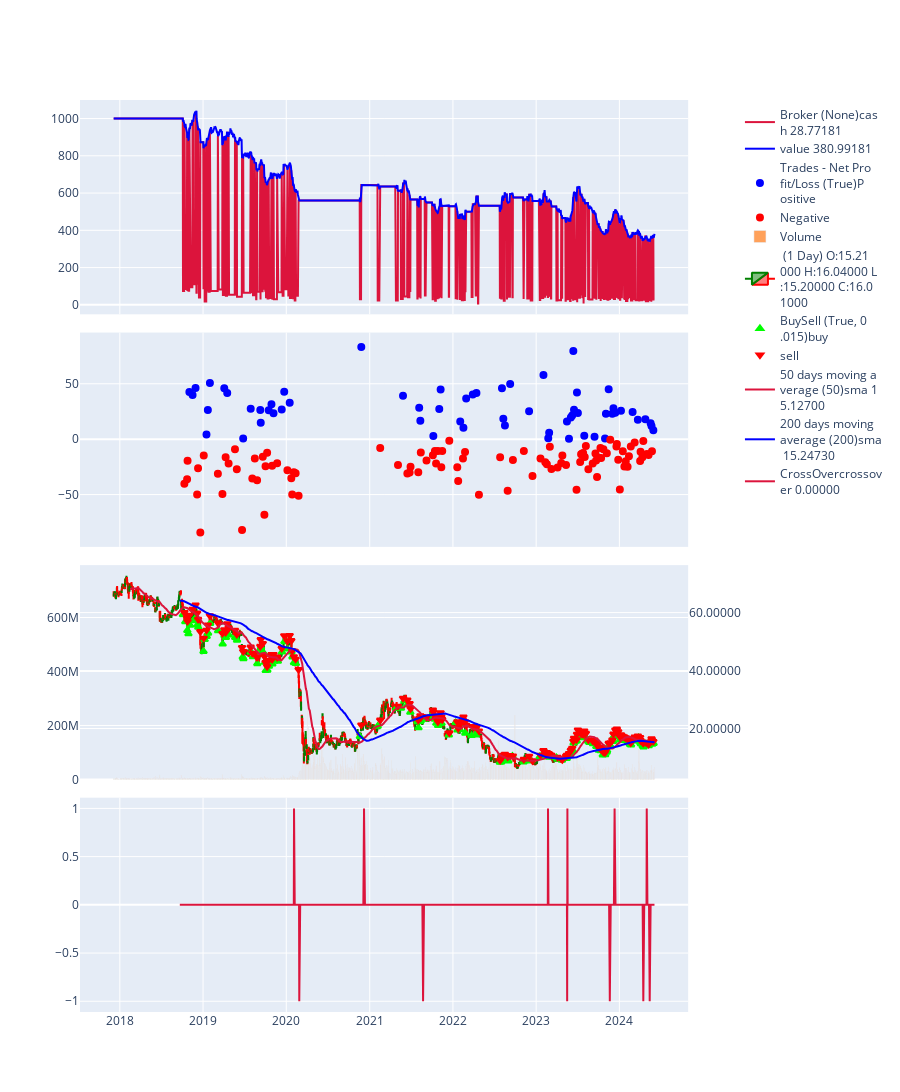

Notebook code cell kept with this figure:
### Code cell
import backtrader as bt
import pandas as pd

# import the package after installation
from backtrader_plotly.plotter import BacktraderPlotly
from backtrader_plotly.scheme import PlotScheme
import plotly.io

# 初始化回測引擎
cerebro = bt.Cerebro()
cerebro.addstrategy(GoldenCross)
cerebro.adddata(data)
# 设置交易佣金为 0.2%
cerebro.broker.setcommission(commission=0.001)  # 0.2% 的佣金
cerebro.broker.setcash(1000.0)

# 執行回測
results = cerebro.run()

# define plot scheme with new additional scheme arguments
scheme = PlotScheme(decimal_places=5, max_legend_text_width=16)

figs = cerebro.plot(BacktraderPlotly(show=False, scheme=scheme))

# directly manipulate object using methods provided by `plotly`
for i, each_run in enumerate(figs):
    for j, each_strategy_fig in enumerate(each_run):
        # open plot in browser
        each_strategy_fig.show()

        # save the html of the plot to a variable
        html = plotly.io.to_html(each_strategy_fig, full_html=False)

        # write html to disk
        plotly.io.write_html(each_strategy_fig, f'{i}_{j}.html', full_html=True)

### Figure 1 — Plotly figure (JSON) as saved in the notebook; plotly's stock layout.template omitted (floating-point values rounded to 4 significant figures; data arrays with more than 128 entries replaced by an {"elided": "..."} marker saying what was removed)
{"data": [{"line": {"color": "crimson", "width": 2}, "name": "Broker (None)cas<br>h 28.77181", "opacity": 1, "type": "scatter", "x": {"elided": "1633 str values"}, "xaxis": "x", "y": {"elided": "1633 float values"}, "yaxis": "y"}, {"line": {"color": "rgb(0, 0, 255)", "width": 2}, "name": "value 380.99181", "opacity": 1, "type": "scatter", "x": {"elided": "1633 str values"}, "xaxis": "x", "y": {"elided": "1633 float values"}, "yaxis": "y"}, {"line": {"color": "rgb(0, 0, 255)", "width": 2}, "marker": {"line": {"color": "rgb(0, 0, 255)", "width": 2}, "symbol": "circle"}, "mode": "markers", "name": "Trades - Net Pro<br>fit/Loss (True)P<br>ositive", "opacity": 1, "type": "scatter", "x": {"elided": "1633 str values"}, "xaxis": "x2", "y": {"elided": "1633 float values"}, "yaxis": "y3"}, {"line": {"color": "rgb(255, 0, 0)", "width": 2}, "marker": {"line": {"color": "rgb(255, 0, 0)", "width": 2}, "symbol": "circle"}, "mode": "markers", "name": "Negative", "opacity": 1, "type": "scatter", "x": {"elided": "1633 str values"}, "xaxis": "x2", "y": {"elided": "1633 float values"}, "yaxis": "y3"}, {"name": "Volume", "type": "bar", "x": {"elided": "1633 str values"}, "xaxis": "x3", "y": {"elided": "1633 int values"}, "yaxis": "y5"}, {"close": {"elided": "1633 float values"}, "decreasing": {"line": {"color": "red"}}, "high": {"elided": "1633 float values"}, "increasing": {"line": {"color": "green"}}, "low": {"elided": "1633 float values"}, "name": " (1 Day) O:15.21<br>000 H:16.04000 L<br>:15.20000 C:16.0<br>1000", "open": {"elided": "1633 float values"}, "type": "candlestick", "x": {"elided": "1633 str values"}, "xaxis": "x3", "yaxis": "y6"}, {"line": {"color": "lime", "width": 2}, "marker": {"line": {"color": "lime", "width": 2}, "symbol": "triangle-up"}, "mode": "markers", "name": "BuySell (True, 0<br>.015)buy", "opacity": 1, "type": "scatter", "x": {"elided": "1633 str values"}, "xaxis": "x3", "y": {"elided": "1633 float values"}, "yaxis": "y6"}, {"line": {"color": "rgb(255, 0, 0)", "width": 2}, "marker": {"line": {"color": "rgb(255, 0, 0)", "width": 2}, "symbol": "triangle-down"}, "mode": "markers", "name": "sell", "opacity": 1, "type": "scatter", "x": {"elided": "1633 str values"}, "xaxis": "x3", "y": {"elided": "1633 float values"}, "yaxis": "y6"}, {"line": {"color": "crimson", "width": 2}, "name": "50 days moving a<br>verage (50)sma 1<br>5.12700", "opacity": 1, "type": "scatter", "x": {"elided": "1633 str values"}, "xaxis": "x3", "y": {"elided": "1633 float values"}, "yaxis": "y6"}, {"line": {"color": "rgb(0, 0, 255)", "width": 2}, "name": "200 days moving <br>average (200)sma<br> 15.24730", "opacity": 1, "type": "scatter", "x": {"elided": "1633 str values"}, "xaxis": "x3", "y": {"elided": "1633 float values"}, "yaxis": "y6"}, {"line": {"color": "crimson", "width": 2}, "name": "CrossOvercrossov<br>er 0.00000", "opacity": 1, "type": "scatter", "x": {"elided": "1633 str values"}, "xaxis": "x4", "y": {"elided": "1633 int values"}, "yaxis": "y7"}], "layout": {"height": 1280, "hovermode": "x unified", "xaxis": {"anchor": "y", "domain": [0, 0.94], "matches": "x4", "showticklabels": false}, "xaxis2": {"anchor": "y3", "domain": [0, 0.94], "matches": "x4", "showticklabels": false}, "xaxis3": {"anchor": "y5", "domain": [0, 0.94], "matches": "x4", "rangeslider": {"visible": false}, "showticklabels": false}, "xaxis4": {"anchor": "y7", "domain": [0, 0.94]}, "yaxis": {"anchor": "x", "domain": [0.765, 1.0]}, "yaxis2": {"anchor": "x", "overlaying": "y", "side": "right"}, "yaxis3": {"anchor": "x2", "domain": [0.51, 0.745]}, "yaxis4": {"anchor": "x2", "overlaying": "y3", "side": "right"}, "yaxis5": {"anchor": "x3", "domain": [0.255, 0.49], "range": [0, 794100000.0]}, "yaxis6": {"anchor": "x3", "overlaying": "y5", "side": "right", "tickformat": ".5f"}, "yaxis7": {"anchor": "x4", "domain": [0, 0.235]}, "yaxis8": {"anchor": "x4", "overlaying": "y7", "side": "right"}}}
